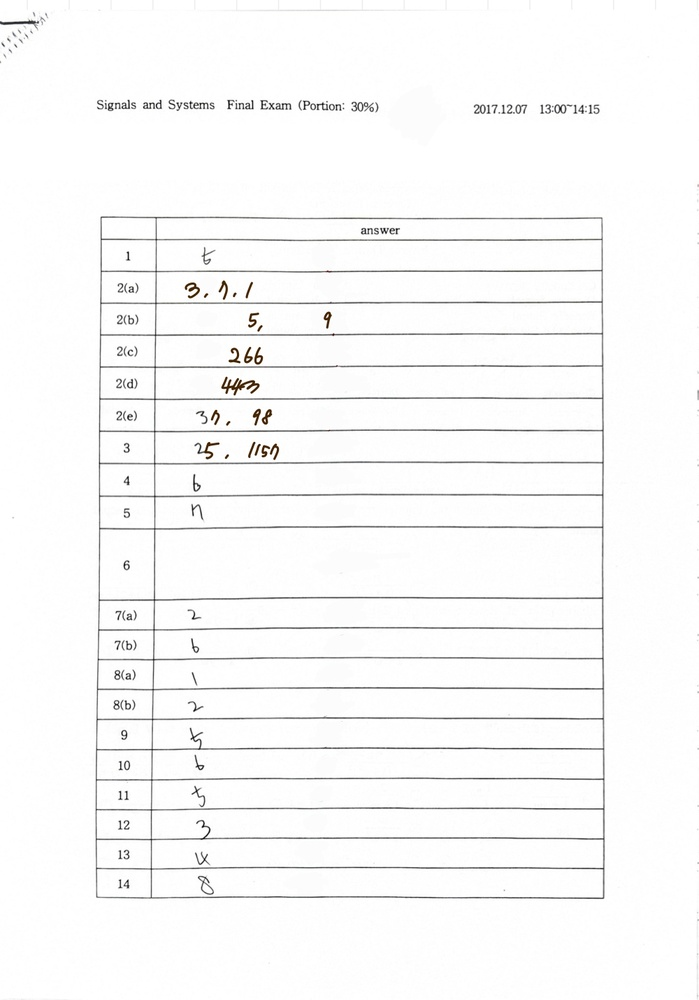
#> input picture AI/Algorithm/OCR/prac_data_0513/signals_and_systems_example.jpeg, 699 x 1000 px, shrunk from 1000 x 1430 before the run; its folder holds only this picture in this run
$ python -i split_and_recognize_single_digits.py   (imports and definitions only)
#> lines starting #> are read from the running program, lines starting #| are printed output that depends on the picture; after the words box and inside, x2 and y2 are one past the last pixel; in counts of white or black regions, pixels touching at a corner belong together
'''

Written by 정다훈 (2025.05.02)

이 파일의 함수들을 이용하여 하고자하는 큰 목표는 다음과 같다.

1. Text crop 이미지 뭉치를 넣으면 이미지 뭉치에 대한 인식 결과 csv 파일을 만든다.
2. 이 csv 파일은 다음과 같이 구성된다.
    - name: 이미지 파일명
    - confident: 인식 결과의 신뢰도
    - recognition_result: 인식 결과
        - 인식 결과의 데이터 종류는 다음과 같다.
            - 인식 성공(인식 결과가 값으로 표시됨)
            - 인식 실패('JSON' 이라는 문자열로 표시됨)

split_and_recognize_single_digits 함수:
Param:
 - directory_path(answer text_crop imgs 폴더 경로)

Return:
 -  인식 결과 csv 저장


'''

import cv2
from transformers import pipeline
from PIL import Image
import pandas as pd
import os
import json

# text crop 이미지를 넣으면 bb를 만들어주는 함수
def generate_bounding_boxes_from_text_crop(text_crop_image_path):
    # 이미지 읽기
    image = cv2.imread(text_crop_image_path)
#> image is the input picture: shape (1000, 699, 3); mean B, G, R 248.8, 248.9, 248.9

    # 그레이스케일로 변환
    gray = cv2.cvtColor(image, cv2.COLOR_BGR2GRAY)

    # 이진화
    _, binary = cv2.threshold(gray, 128, 255, cv2.THRESH_BINARY_INV + cv2.THRESH_OTSU)
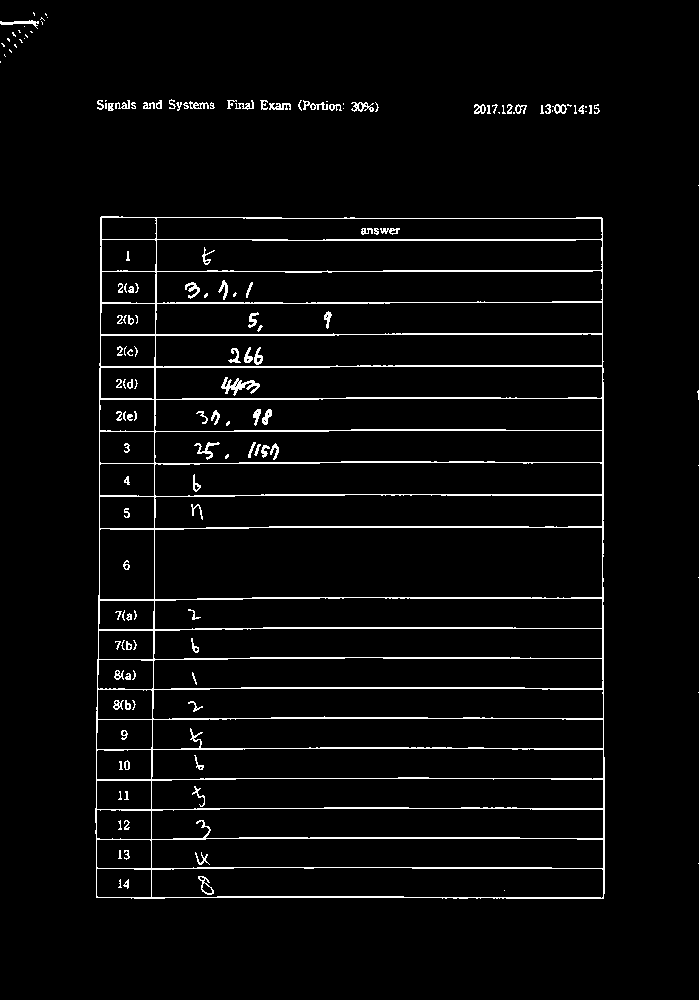
#> binary: shape (1000, 699); 3.8% white in thin lines or dots, all inside (x1, y1, x2, y2) = (0, 12, 699, 899)

    # 컨투어 찾기
    contours, _ = cv2.findContours(binary, cv2.RETR_EXTERNAL, cv2.CHAIN_APPROX_SIMPLE)
#> contours = 70 contours, 53 with area under 20; largest, box (x1, y1, x2, y2) and area: (95, 216, 605, 899) 343156, (351, 102, 374, 112) 96, (552, 104, 567, 114) 84, (0, 20, 39, 29) 82, (303, 100, 328, 110) 72

    # 바운딩 박스 생성
    bounding_boxes = [cv2.boundingRect(contour) for contour in contours]
#> bounding_boxes = 70 items, first 6: (698, 863, 1, 1), (698, 692, 1, 1), (698, 577, 1, 1), (698, 465, 1, 1), (697, 390, 2, 10), (95, 216, 510, 683)

    return bounding_boxes

# 모델 로드
# [1 line that did not run here, left out]

# bb들을 이미지로 만들어, 이미지를 인식하는 함수
# image_num은 이미지 파일에서 몇 번째 이미지인지를 나타내는 숫자이다.
# [177 lines left out: functions recognize_images_from_bounding_boxes, calculate_euclidean_distance, split_and_recognize_single_digits, not called in this run]

        # [15 lines of commented-out code are left out]


# [2 lines not run here, left out]


'''
체크리스트
1. 답이 여러개인 경우
2. 답이 여러개인데 답 간의 간격이 특이한 경우
3. 답이 여러 글자인 경우
4. 글자가 겹쳐있는 경우
5. 답이 여러 글자이고 여러 개인 경우
6. 1, 4 조합


위 경우를 2(a)부터 3번까지 담아서 예시 이미지를 만들었다.

'''

>>> result = generate_bounding_boxes_from_text_crop('../prac_data_0513/signals_and_systems_example.jpeg')
#> result has the same summary as bounding_boxes in generate_bounding_boxes_from_text_crop
